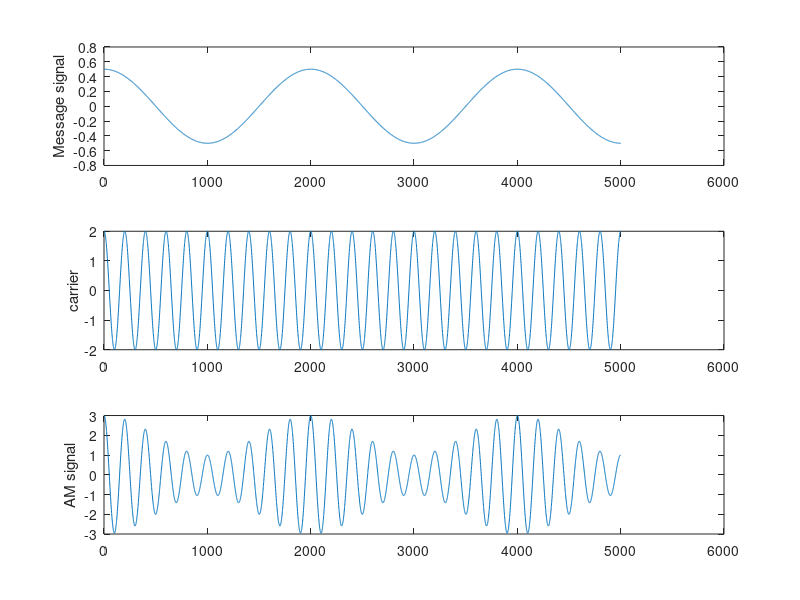

Here is the MATLAB script that generated this plot:
clc;
clear all;
close all;
                                                      % Need to update to PM
Ac=2; %carrier amplitude
fc=0.5; %carrier frequency                       
Am=.5; %message signal amplitude
fm=.05; %message signal frequency
Fs=100; %sampling rate/frequency

sampleTime=1/Fs;
ka=1;%Amplitude Sensitivity
T=50;
t=0:sampleTime:T;%defining the time range & disseminating it into samples
ct=Ac*cos(2*pi*fc*t); %defining the carrier signal wave
mt=Am*cos(2*pi*fm*t); %defining the message signal
AM=ct.*(1+ka*mt); %Amplitude Modulated wave, according to the standard definition
figure(1);

subplot(3,1,1);%plotting the message signal wave
plot(mt);
ylabel('Message signal');


subplot(3,1,2); %plotting the carrier signal wave
plot(ct);
ylabel('carrier');

subplot(3,1,3); %plotting the amplitude modulated wave
plot(AM);
ylabel('AM signal');